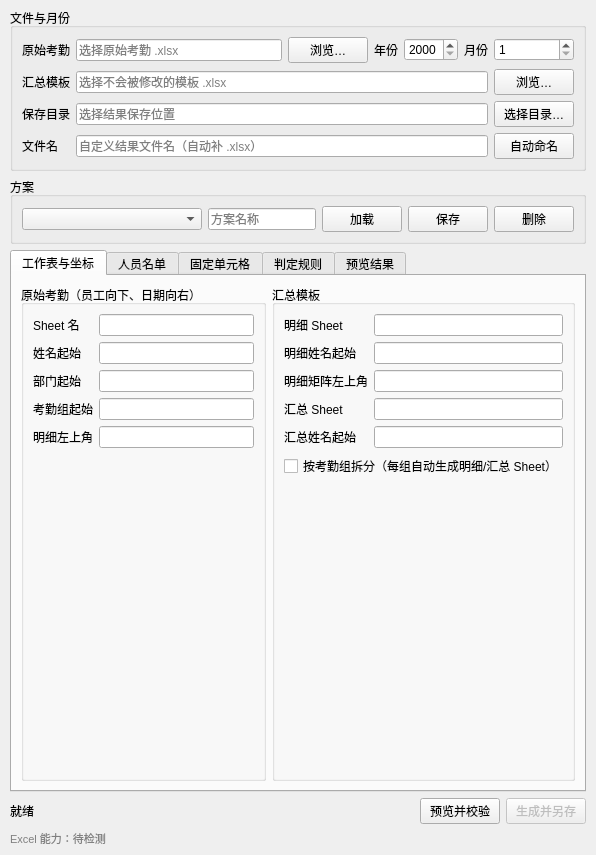
<?xml version="1.0" encoding="UTF-8"?>
<ui version="4.0">
 <class>AttendanceDialog</class>
 <widget class="QWidget" name="AttendanceDialog">
  <property name="windowTitle"><string>考勤汇总</string></property>
  <layout class="QVBoxLayout" name="verticalLayout">
   <property name="leftMargin"><number>10</number></property>
   <property name="topMargin"><number>8</number></property>
   <property name="rightMargin"><number>10</number></property>
   <property name="bottomMargin"><number>8</number></property>
   <item>
    <widget class="QGroupBox" name="group_files">
     <property name="title"><string>文件与月份</string></property>
     <layout class="QGridLayout" name="grid_files">
      <item row="0" column="0"><widget class="QLabel" name="label_source"><property name="text"><string>原始考勤</string></property></widget></item>
      <item row="0" column="1"><widget class="QLineEdit" name="edit_source"><property name="placeholderText"><string>选择原始考勤 .xlsx</string></property></widget></item>
      <item row="0" column="2"><widget class="QPushButton" name="btn_source"><property name="text"><string>浏览…</string></property></widget></item>
      <item row="0" column="3"><widget class="QLabel" name="label_year"><property name="text"><string>年份</string></property></widget></item>
      <item row="0" column="4"><widget class="QSpinBox" name="spin_year"><property name="minimum"><number>2000</number></property><property name="maximum"><number>2100</number></property></widget></item>
      <item row="0" column="5"><widget class="QLabel" name="label_month"><property name="text"><string>月份</string></property></widget></item>
      <item row="0" column="6"><widget class="QSpinBox" name="spin_month"><property name="minimum"><number>1</number></property><property name="maximum"><number>12</number></property></widget></item>
      <item row="1" column="0"><widget class="QLabel" name="label_template"><property name="text"><string>汇总模板</string></property></widget></item>
      <item row="1" column="1" colspan="5"><widget class="QLineEdit" name="edit_template"><property name="placeholderText"><string>选择不会被修改的模板 .xlsx</string></property></widget></item>
      <item row="1" column="6"><widget class="QPushButton" name="btn_template"><property name="text"><string>浏览…</string></property></widget></item>
      <item row="2" column="0"><widget class="QLabel" name="label_output_dir"><property name="text"><string>保存目录</string></property></widget></item>
      <item row="2" column="1" colspan="5"><widget class="QLineEdit" name="edit_output_dir"><property name="placeholderText"><string>选择结果保存位置</string></property></widget></item>
      <item row="2" column="6"><widget class="QPushButton" name="btn_output"><property name="text"><string>选择目录…</string></property></widget></item>
      <item row="3" column="0"><widget class="QLabel" name="label_output_name"><property name="text"><string>文件名</string></property></widget></item>
      <item row="3" column="1" colspan="5"><widget class="QLineEdit" name="edit_output_name"><property name="placeholderText"><string>自定义结果文件名（自动补 .xlsx）</string></property></widget></item>
      <item row="3" column="6"><widget class="QPushButton" name="btn_output_name"><property name="text"><string>自动命名</string></property></widget></item>
     </layout>
    </widget>
   </item>
   <item>
    <widget class="QGroupBox" name="group_plan">
     <property name="title"><string>方案</string></property>
     <layout class="QHBoxLayout" name="layout_plan">
      <item><widget class="QComboBox" name="cmb_plan"><property name="minimumSize"><size><width>180</width><height>0</height></size></property></widget></item>
      <item><widget class="QLineEdit" name="edit_plan_name"><property name="placeholderText"><string>方案名称</string></property></widget></item>
      <item><widget class="QPushButton" name="btn_load_plan"><property name="text"><string>加载</string></property></widget></item>
      <item><widget class="QPushButton" name="btn_save_plan"><property name="text"><string>保存</string></property></widget></item>
      <item><widget class="QPushButton" name="btn_delete_plan"><property name="text"><string>删除</string></property></widget></item>
     </layout>
    </widget>
   </item>
   <item>
    <widget class="QTabWidget" name="config_tabs">
     <widget class="QWidget" name="tab_layout">
      <attribute name="title"><string>工作表与坐标</string></attribute>
      <layout class="QHBoxLayout" name="layout_coordinates">
       <item>
        <widget class="QGroupBox" name="group_source_layout">
         <property name="title"><string>原始考勤（员工向下、日期向右）</string></property>
         <layout class="QFormLayout" name="form_source">
          <item row="0" column="0"><widget class="QLabel" name="label_source_sheet"><property name="text"><string>Sheet 名</string></property></widget></item>
          <item row="0" column="1"><widget class="QLineEdit" name="edit_source_sheet"/></item>
          <item row="1" column="0"><widget class="QLabel" name="label_source_name"><property name="text"><string>姓名起始</string></property></widget></item>
          <item row="1" column="1"><widget class="QLineEdit" name="edit_source_name"/></item>
          <item row="2" column="0"><widget class="QLabel" name="label_source_department"><property name="text"><string>部门起始</string></property></widget></item>
          <item row="2" column="1"><widget class="QLineEdit" name="edit_source_department"/></item>
          <item row="3" column="0"><widget class="QLabel" name="label_source_group"><property name="text"><string>考勤组起始</string></property></widget></item>
          <item row="3" column="1"><widget class="QLineEdit" name="edit_source_group"/></item>
          <item row="4" column="0"><widget class="QLabel" name="label_source_detail"><property name="text"><string>明细左上角</string></property></widget></item>
          <item row="4" column="1"><widget class="QLineEdit" name="edit_source_detail"/></item>
         </layout>
        </widget>
       </item>
       <item>
        <widget class="QGroupBox" name="group_target_layout">
         <property name="title"><string>汇总模板</string></property>
         <layout class="QFormLayout" name="form_target">
          <item row="0" column="0"><widget class="QLabel" name="label_detail_sheet"><property name="text"><string>明细 Sheet</string></property></widget></item>
          <item row="0" column="1"><widget class="QLineEdit" name="edit_detail_sheet"/></item>
          <item row="1" column="0"><widget class="QLabel" name="label_detail_name"><property name="text"><string>明细姓名起始</string></property></widget></item>
          <item row="1" column="1"><widget class="QLineEdit" name="edit_detail_name"/></item>
          <item row="2" column="0"><widget class="QLabel" name="label_detail_matrix"><property name="text"><string>明细矩阵左上角</string></property></widget></item>
          <item row="2" column="1"><widget class="QLineEdit" name="edit_detail_matrix"/></item>
          <item row="3" column="0"><widget class="QLabel" name="label_summary_sheet"><property name="text"><string>汇总 Sheet</string></property></widget></item>
          <item row="3" column="1"><widget class="QLineEdit" name="edit_summary_sheet"/></item>
          <item row="4" column="0"><widget class="QLabel" name="label_summary_name"><property name="text"><string>汇总姓名起始</string></property></widget></item>
          <item row="4" column="1"><widget class="QLineEdit" name="edit_summary_name"/></item>
          <item row="5" column="0" colspan="2"><widget class="QCheckBox" name="chk_split_groups"><property name="text"><string>按考勤组拆分（每组自动生成明细/汇总 Sheet）</string></property></widget></item>
         </layout>
        </widget>
       </item>
      </layout>
     </widget>
     <widget class="QWidget" name="tab_roster">
      <attribute name="title"><string>人员名单</string></attribute>
      <layout class="QVBoxLayout" name="layout_roster">
       <item><widget class="QCheckBox" name="chk_roster_enabled"><property name="text"><string>启用人员名单（名单控制人员范围、分组、工号和顺序）</string></property></widget></item>
       <item>
        <layout class="QGridLayout" name="grid_roster_file">
         <item row="0" column="0"><widget class="QLabel" name="label_roster_file"><property name="text"><string>名单文件</string></property></widget></item>
         <item row="0" column="1"><widget class="QLineEdit" name="edit_roster"><property name="placeholderText"><string>选择人员名单 .xlsx</string></property></widget></item>
         <item row="0" column="2"><widget class="QPushButton" name="btn_roster"><property name="text"><string>浏览…</string></property></widget></item>
        </layout>
       </item>
       <item>
        <layout class="QHBoxLayout" name="layout_roster_settings">
         <item>
          <widget class="QGroupBox" name="group_roster_layout">
           <property name="title"><string>名单坐标（人员向下）</string></property>
           <layout class="QFormLayout" name="form_roster_layout">
            <item row="0" column="0"><widget class="QLabel" name="label_roster_sheet"><property name="text"><string>Sheet 名</string></property></widget></item>
            <item row="0" column="1"><widget class="QLineEdit" name="edit_roster_sheet"/></item>
            <item row="1" column="0"><widget class="QLabel" name="label_roster_group"><property name="text"><string>分组起始</string></property></widget></item>
            <item row="1" column="1"><widget class="QLineEdit" name="edit_roster_group"/></item>
            <item row="2" column="0"><widget class="QLabel" name="label_roster_department"><property name="text"><string>部门起始</string></property></widget></item>
            <item row="2" column="1"><widget class="QLineEdit" name="edit_roster_department"/></item>
            <item row="3" column="0"><widget class="QLabel" name="label_roster_name"><property name="text"><string>姓名起始</string></property></widget></item>
            <item row="3" column="1"><widget class="QLineEdit" name="edit_roster_name"/></item>
            <item row="4" column="0"><widget class="QLabel" name="label_roster_employee_id"><property name="text"><string>工号起始</string></property></widget></item>
            <item row="4" column="1"><widget class="QLineEdit" name="edit_roster_employee_id"/></item>
           </layout>
          </widget>
         </item>
         <item>
          <widget class="QGroupBox" name="group_roster_output">
           <property name="title"><string>输出填充</string></property>
           <layout class="QFormLayout" name="form_roster_output">
            <item row="0" column="0" colspan="2"><widget class="QCheckBox" name="chk_fill_serial"><property name="text"><string>填充序号（每组从 1 开始）</string></property></widget></item>
            <item row="1" column="0"><widget class="QLabel" name="label_detail_serial"><property name="text"><string>明细序号起始</string></property></widget></item>
            <item row="1" column="1"><widget class="QLineEdit" name="edit_detail_serial"/></item>
            <item row="2" column="0"><widget class="QLabel" name="label_summary_serial"><property name="text"><string>汇总序号起始</string></property></widget></item>
            <item row="2" column="1"><widget class="QLineEdit" name="edit_summary_serial"/></item>
            <item row="3" column="0" colspan="2"><widget class="QCheckBox" name="chk_fill_employee_id"><property name="text"><string>填充工号（按文本保留前导零）</string></property></widget></item>
            <item row="4" column="0"><widget class="QLabel" name="label_detail_employee_id"><property name="text"><string>明细工号起始</string></property></widget></item>
            <item row="4" column="1"><widget class="QLineEdit" name="edit_detail_employee_id"/></item>
            <item row="5" column="0"><widget class="QLabel" name="label_summary_employee_id"><property name="text"><string>汇总工号起始</string></property></widget></item>
            <item row="5" column="1"><widget class="QLineEdit" name="edit_summary_employee_id"/></item>
           </layout>
          </widget>
         </item>
        </layout>
       </item>
       <item><widget class="QLabel" name="label_roster_help"><property name="text"><string>预览后在“预览结果”页配置每个名单分组的别名和模板 Sheet 对，并勾选需要导出的人员。</string></property><property name="wordWrap"><bool>true</bool></property></widget></item>
      </layout>
     </widget>
     <widget class="QWidget" name="tab_mappings">
      <attribute name="title"><string>固定单元格</string></attribute>
      <layout class="QVBoxLayout" name="layout_mappings">
       <item><widget class="QLabel" name="label_mapping_help"><property name="text"><string>从下拉框选择模板明细/汇总 Sheet；分组输出时会自动写入预览表所列的每组实际 Sheet。内容支持 {{year}}、{{month}}、{{month_start}}、{{month_end}}、{{department}}、{{attendance_group}}、{{roster_group}}、{{group_alias}}。示例：{{department}} {{year}}年{{month}}月（{{month_start}} 至 {{month_end}}）；分组示例：{{attendance_group}} / {{roster_group}}（{{group_alias}}）</string></property><property name="wordWrap"><bool>true</bool></property></widget></item>
       <item><widget class="QTableWidget" name="table_mappings"><property name="columnCount"><number>3</number></property><property name="rowCount"><number>0</number></property><column><property name="text"><string>目标 Sheet</string></property></column><column><property name="text"><string>单元格</string></property></column><column><property name="text"><string>内容</string></property></column></widget></item>
       <item><layout class="QHBoxLayout" name="layout_mapping_buttons"><item><widget class="QPushButton" name="btn_add_mapping"><property name="text"><string>新增映射</string></property></widget></item><item><widget class="QPushButton" name="btn_remove_mapping"><property name="text"><string>删除选中</string></property></widget></item><item><spacer name="mapping_spacer"><property name="orientation"><enum>Qt::Orientation::Horizontal</enum></property><property name="sizeHint" stdset="0"><size><width>40</width><height>20</height></size></property></spacer></item></layout></item>
      </layout>
     </widget>
     <widget class="QWidget" name="tab_rules">
      <attribute name="title"><string>判定规则</string></attribute>
      <layout class="QVBoxLayout" name="layout_rules">
       <item><widget class="QLabel" name="label_rule_help"><property name="text"><string>从上到下首个正则匹配生效；非空且未匹配的记录会阻止生成。</string></property></widget></item>
       <item><widget class="QTableWidget" name="table_rules"><property name="columnCount"><number>3</number></property><property name="rowCount"><number>0</number></property><column><property name="text"><string>启用</string></property></column><column><property name="text"><string>正则</string></property></column><column><property name="text"><string>输出</string></property></column></widget></item>
       <item><layout class="QHBoxLayout" name="layout_rule_buttons"><item><widget class="QPushButton" name="btn_add_rule"><property name="text"><string>新增规则</string></property></widget></item><item><widget class="QPushButton" name="btn_remove_rule"><property name="text"><string>删除选中</string></property></widget></item><item><widget class="QPushButton" name="btn_rule_up"><property name="text"><string>上移</string></property></widget></item><item><widget class="QPushButton" name="btn_rule_down"><property name="text"><string>下移</string></property></widget></item><item><spacer name="rule_spacer"><property name="orientation"><enum>Qt::Orientation::Horizontal</enum></property><property name="sizeHint" stdset="0"><size><width>40</width><height>20</height></size></property></spacer></item></layout></item>
      </layout>
     </widget>
     <widget class="QWidget" name="tab_preview">
      <attribute name="title"><string>预览结果</string></attribute>
     <layout class="QVBoxLayout" name="layout_preview">
       <item><widget class="QLabel" name="lbl_preview"><property name="text"><string>尚未预览</string></property><property name="wordWrap"><bool>true</bool></property></widget></item>
       <item><widget class="QLabel" name="label_group_preview"><property name="text"><string>分组输出（名单模式需配置别名和模板中已有的 Sheet 对）</string></property></widget></item>
       <item><widget class="QTableView" name="table_group_preview"/></item>
       <item><widget class="QLabel" name="label_employee_preview"><property name="text"><string>人员预览（名单模式可取消“导出”；错误会阻止生成）</string></property></widget></item>
       <item><widget class="QTableView" name="table_employee_preview"/></item>
       <item><layout class="QHBoxLayout" name="layout_preview_adjustments"><item><spacer name="preview_adjustment_spacer"><property name="orientation"><enum>Qt::Orientation::Horizontal</enum></property><property name="sizeHint" stdset="0"><size><width>40</width><height>20</height></size></property></spacer></item><item><widget class="QPushButton" name="btn_apply_adjustments"><property name="enabled"><bool>false</bool></property><property name="text"><string>应用调整并重新预览</string></property></widget></item></layout></item>
      </layout>
     </widget>
    </widget>
   </item>
   <item>
    <layout class="QHBoxLayout" name="layout_actions">
     <item><widget class="QLabel" name="lbl_status"><property name="text"><string>就绪</string></property></widget></item>
     <item><spacer name="action_spacer"><property name="orientation"><enum>Qt::Orientation::Horizontal</enum></property><property name="sizeHint" stdset="0"><size><width>40</width><height>20</height></size></property></spacer></item>
     <item><widget class="QPushButton" name="btn_preview"><property name="text"><string>预览并校验</string></property></widget></item>
     <item><widget class="QPushButton" name="btn_generate"><property name="enabled"><bool>false</bool></property><property name="text"><string>生成并另存</string></property></widget></item>
    </layout>
   </item>
   <item><widget class="QLabel" name="label_excel_status"><property name="styleSheet"><string notr="true">color: gray; font-size: 11px;</string></property><property name="wordWrap"><bool>true</bool></property><property name="text"><string>Excel 能力：待检测</string></property></widget></item>
  </layout>
 </widget>
 <resources/>
 <connections/>
</ui>
